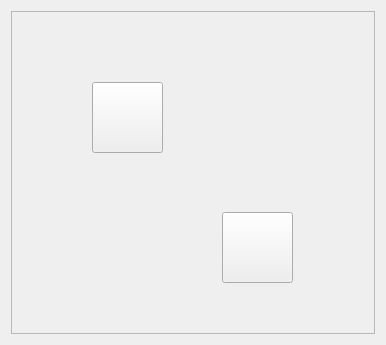
<?xml version="1.0" encoding="UTF-8"?>
<ui version="4.0">
 <class>Tab3ControlPannel</class>
 <widget class="QWidget" name="Tab3ControlPannel">
  <property name="geometry">
   <rect>
    <x>0</x>
    <y>0</y>
    <width>386</width>
    <height>345</height>
   </rect>
  </property>
  <property name="windowTitle">
   <string>Form</string>
  </property>
  <layout class="QFormLayout" name="formLayout_2">
   <item row="0" column="0" colspan="2">
    <widget class="QScrollArea" name="scrollArea">
     <property name="widgetResizable">
      <bool>true</bool>
     </property>
     <widget class="QWidget" name="scrollAreaWidgetContents">
      <property name="geometry">
       <rect>
        <x>0</x>
        <y>0</y>
        <width>547</width>
        <height>344</height>
       </rect>
      </property>
      <layout class="QFormLayout" name="formLayout">
       <item row="0" column="0">
        <widget class="QLabel" name="label">
         <property name="text">
          <string/>
         </property>
         <property name="pixmap">
          <pixmap resource="AiotClient.qrc">:/images/Image/room1.png</pixmap>
         </property>
        </widget>
       </item>
      </layout>
      <widget class="QPushButton" name="pPBPlug">
       <property name="geometry">
        <rect>
         <x>210</x>
         <y>200</y>
         <width>71</width>
         <height>71</height>
        </rect>
       </property>
       <property name="text">
        <string/>
       </property>
       <property name="icon">
        <iconset resource="AiotClient.qrc">
         <normaloff>:/images/Image/plug_off.png</normaloff>
         <normalon>:/images/Image/plug_on.png</normalon>:/images/Image/plug_off.png</iconset>
       </property>
       <property name="iconSize">
        <size>
         <width>70</width>
         <height>70</height>
        </size>
       </property>
       <property name="checkable">
        <bool>true</bool>
       </property>
      </widget>
      <widget class="QPushButton" name="pPBLamp">
       <property name="geometry">
        <rect>
         <x>80</x>
         <y>70</y>
         <width>71</width>
         <height>71</height>
        </rect>
       </property>
       <property name="text">
        <string/>
       </property>
       <property name="icon">
        <iconset resource="AiotClient.qrc">
         <normaloff>:/images/Image/light_off.png</normaloff>
         <normalon>:/images/Image/light_on.png</normalon>:/images/Image/light_off.png</iconset>
       </property>
       <property name="iconSize">
        <size>
         <width>70</width>
         <height>70</height>
        </size>
       </property>
       <property name="checkable">
        <bool>true</bool>
       </property>
      </widget>
      <zorder>label</zorder>
      <zorder>pPBLamp</zorder>
      <zorder>pPBPlug</zorder>
     </widget>
    </widget>
   </item>
  </layout>
 </widget>
 <resources>
  <include location="AiotClient.qrc"/>
 </resources>
 <connections/>
</ui>
